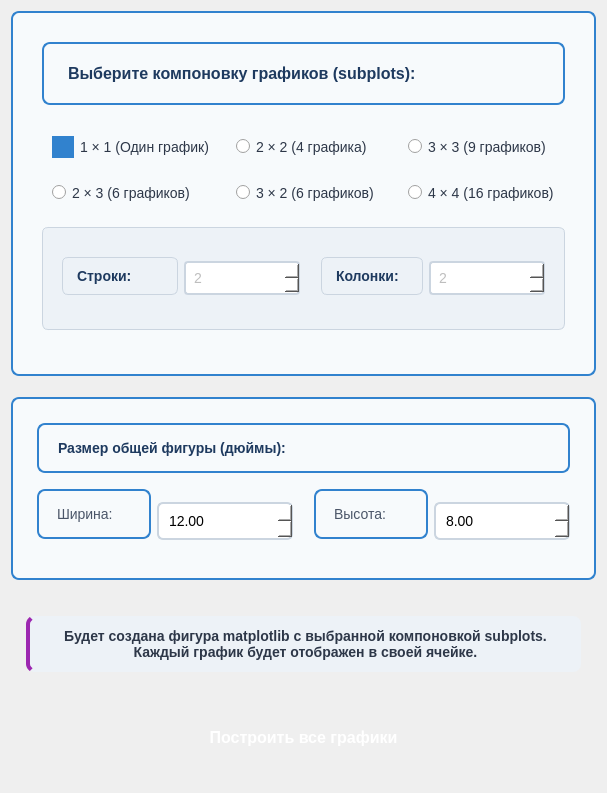
              <widget class="QWidget" name="scrollAreaWidgetContents_layout">
               <layout class="QVBoxLayout" name="verticalLayout_layout_scroll">
                <!-- Layout Options -->
                <item>
                 <widget class="QFrame" name="layout_options_frame">
                  <property name="styleSheet">
                   <string notr="true">QFrame {
    background-color: #f7fafc;
    border: 2px solid #3182ce;
    border-radius: 8px;
    padding: 20px;
    margin-bottom: 15px;
}</string>
                  </property>
                  <layout class="QVBoxLayout" name="verticalLayout_layout_options">
                   <item>
                    <widget class="QLabel" name="label_layout_choice">
                     <property name="styleSheet">
                      <string notr="true">color: #1e3a5f;
font-size: 16px;
font-weight: bold;
text-align: center;
margin-bottom: 15px;</string>
                     </property>
                     <property name="text">
                      <string>Выберите компоновку графиков (subplots):</string>
                     </property>
                    </widget>
                   </item>
                   <item>
                    <layout class="QGridLayout" name="gridLayout_radio">
                     <item row="0" column="0">
                      <widget class="QRadioButton" name="radio_1x1">
                       <property name="styleSheet">
                        <string notr="true">QRadioButton {
    font-size: 14px;
    color: #2d3748;
    padding: 10px;
}
QRadioButton::indicator {
    width: 18px;
    height: 18px;
}
QRadioButton::indicator:checked {
    background-color: #3182ce;
    border: 2px solid #3182ce;
}</string>
                       </property>
                       <property name="text">
                        <string>1 × 1 (Один график)</string>
                       </property>
                       <property name="checked">
                        <bool>true</bool>
                       </property>
                      </widget>
                     </item>
                     <item row="0" column="1">
                      <widget class="QRadioButton" name="radio_2x2">
                       <property name="styleSheet">
                        <string notr="true">QRadioButton {
    font-size: 14px;
    color: #2d3748;
    padding: 10px;
}</string>
                       </property>
                       <property name="text">
                        <string>2 × 2 (4 графика)</string>
                       </property>
                      </widget>
                     </item>
                     <item row="0" column="2">
                      <widget class="QRadioButton" name="radio_3x3">
                       <property name="styleSheet">
                        <string notr="true">QRadioButton {
    font-size: 14px;
    color: #2d3748;
    padding: 10px;
}</string>
                       </property>
                       <property name="text">
                        <string>3 × 3 (9 графиков)</string>
                       </property>
                      </widget>
                     </item>
                     <item row="1" column="0">
                      <widget class="QRadioButton" name="radio_2x3">
                       <property name="styleSheet">
                        <string notr="true">QRadioButton {
    font-size: 14px;
    color: #2d3748;
    padding: 10px;
}</string>
                       </property>
                       <property name="text">
                        <string>2 × 3 (6 графиков)</string>
                       </property>
                      </widget>
                     </item>
                     <item row="1" column="1">
                      <widget class="QRadioButton" name="radio_3x2">
                       <property name="styleSheet">
                        <string notr="true">QRadioButton {
    font-size: 14px;
    color: #2d3748;
    padding: 10px;
}</string>
                       </property>
                       <property name="text">
                        <string>3 × 2 (6 графиков)</string>
                       </property>
                      </widget>
                     </item>
                     <item row="1" column="2">
                      <widget class="QRadioButton" name="radio_4x4">
                       <property name="styleSheet">
                        <string notr="true">QRadioButton {
    font-size: 14px;
    color: #2d3748;
    padding: 10px;
}</string>
                       </property>
                       <property name="text">
                        <string>4 × 4 (16 графиков)</string>
                       </property>
                      </widget>
                     </item>
                    </layout>
                   </item>
                   <item>
                    <widget class="QFrame" name="custom_layout_frame">
                     <property name="styleSheet">
                      <string notr="true">QFrame {
    background-color: #edf2f7;
    border: 1px solid #cbd5e0;
    border-radius: 6px;
    padding: 10px;
    margin-top: 10px;
}</string>
                     </property>
                     <layout class="QHBoxLayout" name="horizontalLayout_custom">
                      <item>
                       <widget class="QLabel" name="label_custom_rows">
                        <property name="styleSheet">
                         <string notr="true">color: #1e3a5f;
font-size: 14px;
font-weight: bold;
min-width: 80px;</string>
                        </property>
                        <property name="text">
                         <string>Строки:</string>
                        </property>
                       </widget>
                      </item>
                      <item>
                       <widget class="QSpinBox" name="custom_rows_spin">
                        <property name="enabled">
                         <bool>false</bool>
                        </property>
                        <property name="styleSheet">
                         <string notr="true">QSpinBox {
    background-color: white;
    border: 2px solid #cbd5e0;
    border-radius: 4px;
    padding: 6px;
    font-size: 14px;
    min-width: 60px;
}
QSpinBox:focus {
    border-color: #3182ce;
}</string>
                        </property>
                        <property name="minimum">
                         <number>1</number>
                        </property>
                        <property name="maximum">
                         <number>6</number>
                        </property>
                        <property name="value">
                         <number>2</number>
                        </property>
                       </widget>
                      </item>
                      <item>
                       <widget class="QLabel" name="label_custom_cols">
                        <property name="styleSheet">
                         <string notr="true">color: #1e3a5f;
font-size: 14px;
font-weight: bold;
min-width: 80px;
margin-left: 15px;</string>
                        </property>
                        <property name="text">
                         <string>Колонки:</string>
                        </property>
                       </widget>
                      </item>
                      <item>
                       <widget class="QSpinBox" name="custom_cols_spin">
                        <property name="enabled">
                         <bool>false</bool>
                        </property>
                        <property name="styleSheet">
                         <string notr="true">QSpinBox {
    background-color: white;
    border: 2px solid #cbd5e0;
    border-radius: 4px;
    padding: 6px;
    font-size: 14px;
    min-width: 60px;
}
QSpinBox:focus {
    border-color: #3182ce;
}</string>
                        </property>
                        <property name="minimum">
                         <number>1</number>
                        </property>
                        <property name="maximum">
                         <number>6</number>
                        </property>
                        <property name="value">
                         <number>2</number>
                        </property>
                       </widget>
                      </item>
                     </layout>
                    </widget>
                   </item>
                  </layout>
                 </widget>
                </item>

                <!-- Figure Size Settings -->
                <item>
                 <widget class="QFrame" name="figsize_frame">
                  <property name="styleSheet">
                   <string notr="true">QFrame {
    background-color: #f7fafc;
    border: 2px solid #3182ce;
    border-radius: 8px;
    padding: 15px;
    margin-bottom: 15px;
}</string>
                  </property>
                  <layout class="QVBoxLayout" name="verticalLayout_figsize">
                   <item>
                    <widget class="QLabel" name="label_figsize_layout">
                     <property name="styleSheet">
                      <string notr="true">color: #1e3a5f;
font-size: 14px;
font-weight: bold;
margin-bottom: 10px;</string>
                     </property>
                     <property name="text">
                      <string>Размер общей фигуры (дюймы):</string>
                     </property>
                    </widget>
                   </item>
                   <item>
                    <layout class="QHBoxLayout" name="horizontalLayout_figsize_layout">
                     <item>
                      <widget class="QLabel" name="label_width_layout">
                       <property name="styleSheet">
                        <string notr="true">color: #4a5568;
font-size: 14px;
min-width: 80px;</string>
                       </property>
                       <property name="text">
                        <string>Ширина:</string>
                       </property>
                      </widget>
                     </item>
                     <item>
                      <widget class="QDoubleSpinBox" name="figsize_width_layout_spin">
                       <property name="styleSheet">
                        <string notr="true">QDoubleSpinBox {
    background-color: white;
    border: 2px solid #cbd5e0;
    border-radius: 6px;
    padding: 8px;
    font-size: 14px;
    min-width: 100px;
}</string>
                       </property>
                       <property name="minimum">
                        <double>6.0</double>
                       </property>
                       <property name="maximum">
                        <double>24.0</double>
                       </property>
                       <property name="singleStep">
                        <double>1.0</double>
                       </property>
                       <property name="value">
                        <double>12.0</double>
                       </property>
                      </widget>
                     </item>
                     <item>
                      <widget class="QLabel" name="label_height_layout">
                       <property name="styleSheet">
                        <string notr="true">color: #4a5568;
font-size: 14px;
min-width: 80px;
margin-left: 15px;</string>
                       </property>
                       <property name="text">
                        <string>Высота:</string>
                       </property>
                      </widget>
                     </item>
                     <item>
                      <widget class="QDoubleSpinBox" name="figsize_height_layout_spin">
                       <property name="styleSheet">
                        <string notr="true">QDoubleSpinBox {
    background-color: white;
    border: 2px solid #cbd5e0;
    border-radius: 6px;
    padding: 8px;
    font-size: 14px;
    min-width: 100px;
}</string>
                       </property>
                       <property name="minimum">
                        <double>4.0</double>
                       </property>
                       <property name="maximum">
                        <double>20.0</double>
                       </property>
                       <property name="singleStep">
                        <double>1.0</double>
                       </property>
                       <property name="value">
                        <double>8.0</double>
                       </property>
                      </widget>
                     </item>
                    </layout>
                   </item>
                  </layout>
                 </widget>
                </item>

                <!-- Info and Generate Button -->
                <item>
                 <widget class="QLabel" name="layout_info_label">
                  <property name="styleSheet">
                   <string notr="true">color: #2d3748;
font-size: 14px;
margin: 15px;
padding: 12px;
background-color: #edf2f7;
border-radius: 8px;
border-left: 4px solid #9C27B0;
font-weight: bold;</string>
                  </property>
                  <property name="text">
                   <string>Будет создана фигура matplotlib с выбранной компоновкой subplots. Каждый график будет отображен в своей ячейке.</string>
                  </property>
                  <property name="alignment">
                   <set>Qt::AlignCenter</set>
                  </property>
                  <property name="wordWrap">
                   <bool>true</bool>
                  </property>
                 </widget>
                </item>
                <item>
                 <widget class="QPushButton" name="btn_generate_layout">
                  <property name="styleSheet">
                   <string notr="true">QPushButton {
    background: qlineargradient(x1:0, y1:0, x2:0, y2:1,
        stop:0 #ed8936, stop:1 #dd7724);
    color: white;
    border: none;
    border-radius: 8px;
    font-weight: bold;
    font-size: 16px;
    padding: 15px 30px;
    min-width: 200px;
    margin: 20px;
}
QPushButton:hover {
    background: qlineargradient(x1:0, y1:0, x2:0, y2:1,
        stop:0 #dd7724, stop:1 #c0651f);
}
QPushButton:pressed {
    background: #c0651f;
}</string>
                  </property>
                  <property name="text">
                   <string>Построить все графики</string>
                  </property>
                 </widget>
                </item>
               </layout>
              </widget>
